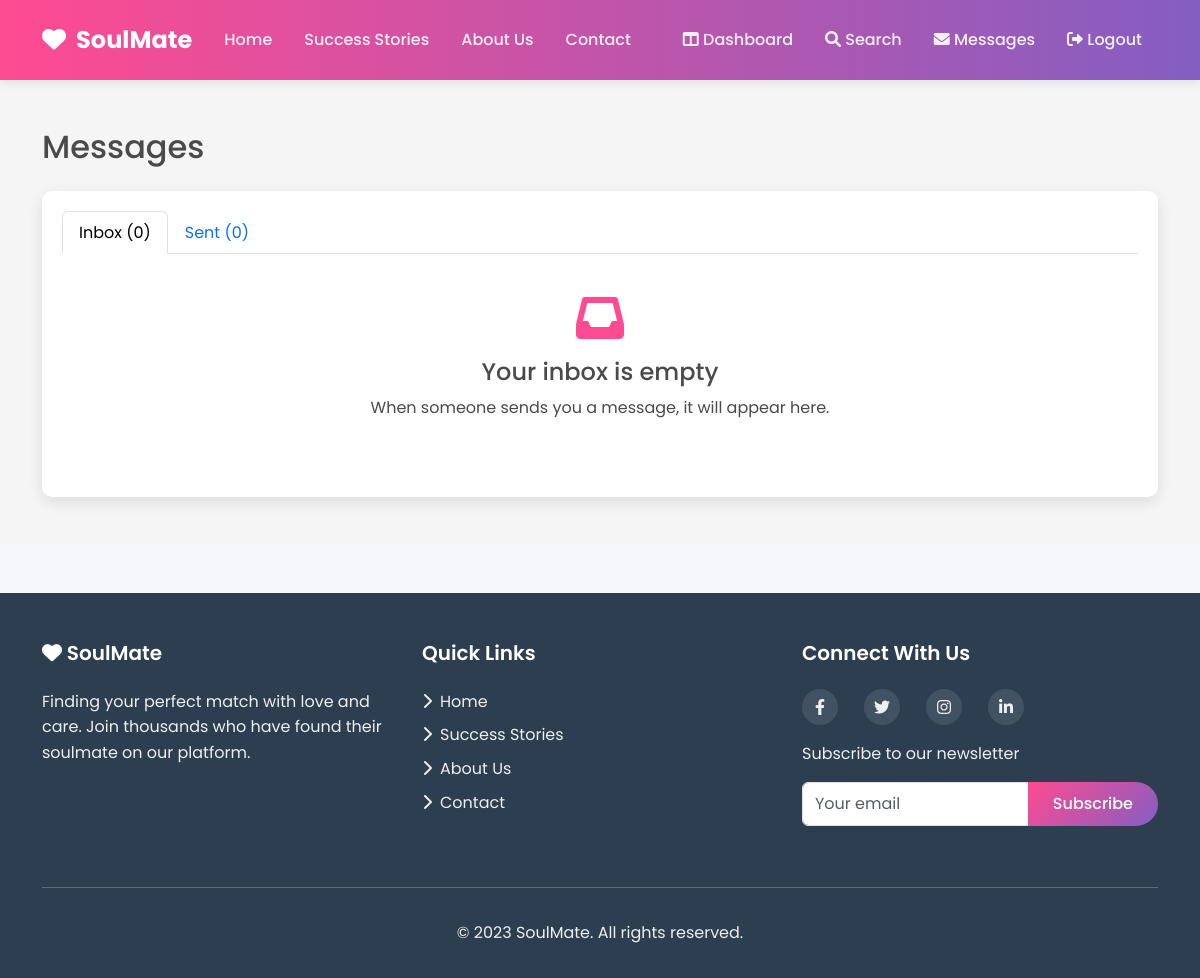
Page /messages (signed in) on the earlier database version.
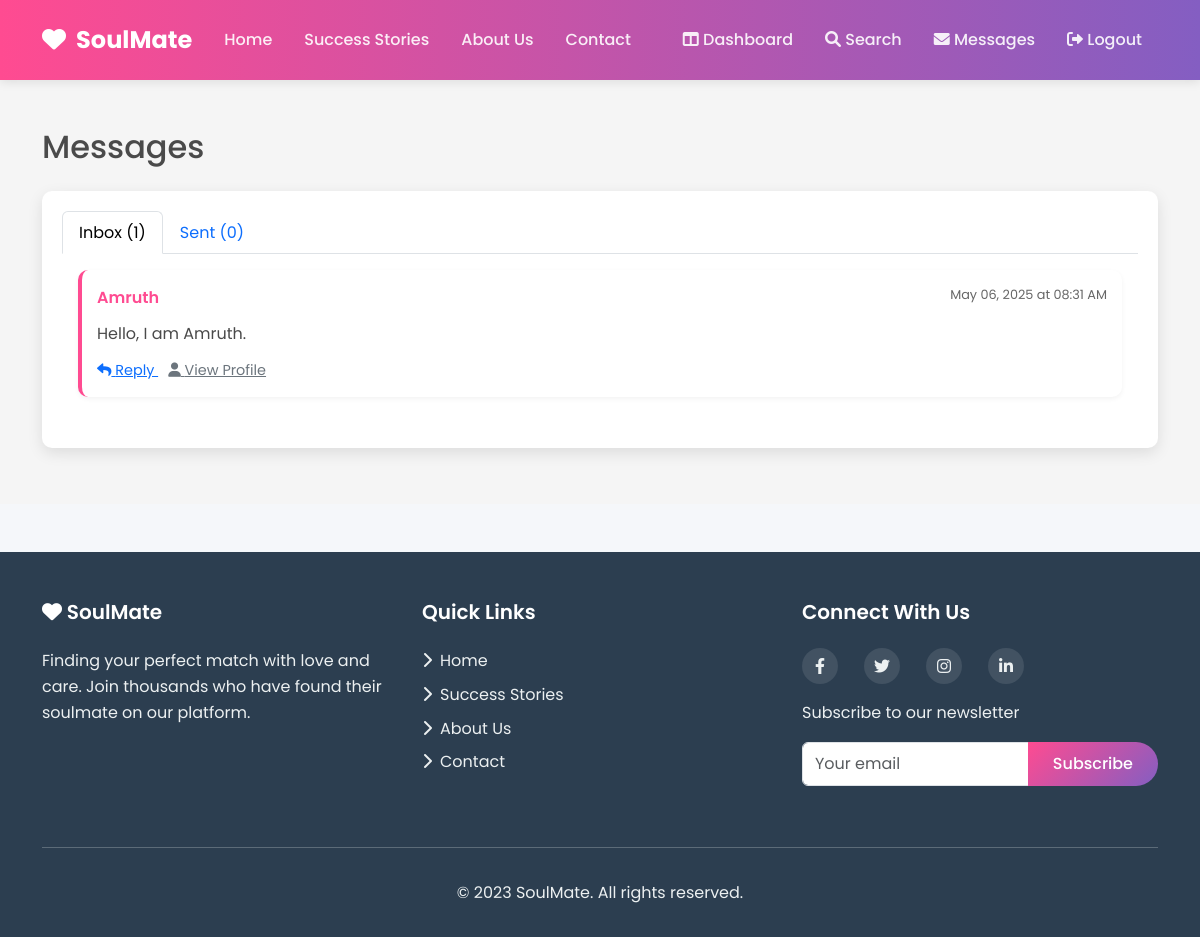
Same page on the later database version.
### app.py (models this page shows)
class Message(db.Model):
    id = db.Column(db.Integer, primary_key=True)
    sender_id = db.Column(db.Integer, db.ForeignKey('user.id'), nullable=False)
    recipient_id = db.Column(db.Integer, db.ForeignKey('user.id'), nullable=False)
    content = db.Column(db.Text, nullable=False)
    timestamp = db.Column(db.DateTime, default=datetime.utcnow)
    is_read = db.Column(db.Boolean, default=False)

class User(db.Model):
    id = db.Column(db.Integer, primary_key=True)
    username = db.Column(db.String(80), unique=True, nullable=False)
    email = db.Column(db.String(120), unique=True, nullable=False)
    password = db.Column(db.String(200), nullable=False)
    created_at = db.Column(db.DateTime, default=datetime.utcnow)
    profile = db.relationship('Profile', backref='user', uselist=False)
    sent_messages = db.relationship('Message', backref='sender', foreign_keys='Message.sender_id')
    received_messages = db.relationship('Message', backref='recipient', foreign_keys='Message.recipient_id')

### app.py (the view)
@app.route('/messages')
def messages():
    if 'user_id' not in session:
        return redirect(url_for('login'))
    user_id = session['user_id']
    received = Message.query.filter_by(recipient_id=user_id).order_by(Message.timestamp.desc()).all()
    sent = Message.query.filter_by(sender_id=user_id).order_by(Message.timestamp.desc()).all()
    for message in received:
        if not message.is_read:
            message.is_read = True
    db.session.commit()
    return render_template('messages.html', received=received, sent=sent)

### templates/messages.html (shortened to what this page needs)
{% extends 'base.html' %}
{% block content %}
<section class="messages-section py-5">
    <div class="container">
        <h2 class="mb-4">Messages</h2>
        <div class="message-tabs">
            <ul class="nav nav-tabs" id="messageTab" role="tablist">
                <li class="nav-item" role="presentation">
                    <button class="nav-link active" id="inbox-tab" data-bs-toggle="tab" data-bs-target="#inbox" type="button" role="tab" aria-controls="inbox" aria-selected="true">
                        Inbox ({{ received|length }})
                    </button>
                </li>
                <li class="nav-item" role="presentation">
                    <button class="nav-link" id="sent-tab" data-bs-toggle="tab" data-bs-target="#sent" type="button" role="tab" aria-controls="sent" aria-selected="false">
                        Sent ({{ sent|length }})
                    </button>
                </li>
            </ul>
            <div class="tab-content p-3" id="messageTabContent">
                <div class="tab-pane fade show active" id="inbox" role="tabpanel" aria-labelledby="inbox-tab">
                    {% if received %}
                        {% for message in received %}
                            <div class="message-item">
                                <div class="message-header">
                                    <div class="message-sender">
                                        {{ message.sender.username }}
                                    </div>
                                    <div class="message-time">
                                        {{ message.timestamp.strftime('%b %d, %Y at %I:%M %p') }}
                                    </div>
                                </div>
                                <div class="message-content">
                                    {{ message.content }}
                                </div>
                                <div class="message-actions">
                                    <a href="{{ url_for('send_message', recipient_id=message.sender_id) }}" class="text-primary">
                                        <i class="fas fa-reply"></i> Reply
                                    </a>
                                    <a href="{{ url_for('view_profile', user_id=message.sender_id) }}" class="text-secondary">
                                        <i class="fas fa-user"></i> View Profile
                                    </a>
                                </div>
                            </div>
                        {% endfor %}
                    {% else %}
                        <div class="text-center py-4">
                            <i class="fas fa-inbox fa-3x mb-3" style="color: var(--primary-color);"></i>
                            <h4>Your inbox is empty</h4>
                            <p>When someone sends you a message, it will appear here.</p>
                        </div>
                    {% endif %}
                </div>
            </div>
        </div>
    </div>
</section>
{% endblock %}

### templates/base.html (shortened to what this page needs)
<!DOCTYPE html>
<html lang="en">
<head>
    <link rel="stylesheet" href="https://cdn.jsdelivr.net/npm/bootstrap@5.3.0/dist/css/bootstrap.min.css">
    <link rel="stylesheet" href="https://cdnjs.cloudflare.com/ajax/libs/font-awesome/6.0.0-beta3/css/all.min.css">
    <link rel="stylesheet" href="{{ url_for('static', filename='css/style.css') }}">
</head>
<body>
    <nav class="navbar navbar-expand-lg navbar-dark">
        <div class="container">
            <a class="navbar-brand" href="{{ url_for('home') }}">
                <i class="fas fa-heart"></i> SoulMate
            </a>
            <div class="collapse navbar-collapse" id="navbarNav">
                <ul class="navbar-nav me-auto">
                    <li class="nav-item">
                        <a class="nav-link" href="{{ url_for('home') }}">Home</a>
                    </li>
                    <li class="nav-item">
                        <a class="nav-link" href="{{ url_for('success_stories') }}">Success Stories</a>
                    </li>
                    <li class="nav-item">
                        <a class="nav-link" href="{{ url_for('about') }}">About Us</a>
                    </li>
                    <li class="nav-item">
                        <a class="nav-link" href="{{ url_for('contact') }}">Contact</a>
                    </li>
                </ul>
                <ul class="navbar-nav">
                    {% if 'user_id' in session %}
                        <li class="nav-item">
                            <a class="nav-link" href="{{ url_for('dashboard') }}">
                                <i class="fas fa-columns"></i> Dashboard
                            </a>
                        </li>
                        <li class="nav-item">
                            <a class="nav-link" href="{{ url_for('search') }}">
                                <i class="fas fa-search"></i> Search
                            </a>
                        </li>
                        <li class="nav-item">
                            <a class="nav-link" href="{{ url_for('messages') }}">
                                <i class="fas fa-envelope"></i> Messages
                                {% if session.get('user_id') %}
                                    {% set unread = get_unread_count() if get_unread_count is defined else 0 %}
                                    {% if unread > 0 %}
                                        <span class="badge bg-danger rounded-pill">{{ unread }}</span>
                                    {% endif %}
                                {% else %}
                                    {% set unread = 0 %}
                                {% endif %}
                            </a>
                        </li>
                        <li class="nav-item">
                            <a class="nav-link" href="{{ url_for('logout') }}">
                                <i class="fas fa-sign-out-alt"></i> Logout
                            </a>
                        </li>
                    {% endif %}
                </ul>
            </div>
        </div>
    </nav>
    <main>
        {% block content %}{% endblock %}
    </main>
    <footer class="footer mt-5">
        <div class="container">
            <div class="row">
                <div class="col-md-4 mb-4">
                    <h5><i class="fas fa-heart"></i> SoulMate</h5>
                    <p>Finding your perfect match with love and care. Join thousands who have found their soulmate on our platform.</p>
                </div>
                <div class="col-md-4 mb-4">
                    <h5>Quick Links</h5>
                    <ul class="list-unstyled">
                        <li><a href="{{ url_for('home') }}"><i class="fas fa-chevron-right me-2"></i>Home</a></li>
                        <li><a href="{{ url_for('success_stories') }}"><i class="fas fa-chevron-right me-2"></i>Success Stories</a></li>
                        <li><a href="{{ url_for('about') }}"><i class="fas fa-chevron-right me-2"></i>About Us</a></li>
                        <li><a href="{{ url_for('contact') }}"><i class="fas fa-chevron-right me-2"></i>Contact</a></li>
                    </ul>
                </div>
                <div class="col-md-4 mb-4">
                    <h5>Connect With Us</h5>
                    <div class="social-icons">
                        <a href="#"><i class="fab fa-facebook-f"></i></a>
                        <a href="#"><i class="fab fa-twitter"></i></a>
                        <a href="#"><i class="fab fa-instagram"></i></a>
                        <a href="#"><i class="fab fa-linkedin-in"></i></a>
                    </div>
                    <p class="mt-3">Subscribe to our newsletter</p>
                    <div class="input-group">
                        <input type="email" class="form-control" placeholder="Your email">
                        <button class="btn btn-primary" type="button">Subscribe</button>
                    </div>
                </div>
            </div>
            <hr>
            <div class="text-center">
                <p>&copy; 2023 SoulMate. All rights reserved.</p>
            </div>
        </div>
    </footer>
</body>
</html>

### static/css/style.css (style rules this page uses)
:root { --primary-color: #e83e8c; --secondary-color: #6f42c1; --accent-color: #fd7e14; --light-pink: #fce4ec; --dark-pink: #d81b60; --light-purple: #f3e5f5; --text-color: #333; --light-text: #f8f9fa; --border-radius: 10px; --box-shadow: 0 5px 15px rgba(0, 0, 0, 0.1); }
body { font-family: 'Poppins', sans-serif; color: var(--text-color); background-color: #f9f9f9; line-height: 1.6; }
.navbar { background: linear-gradient(135deg, var(--primary-color), var(--secondary-color)); padding: 15px 0; }
.navbar-brand { font-weight: 700; font-size: 1.5rem; }
.navbar-brand i { margin-right: 5px; }
.navbar-dark .navbar-nav .nav-link { color: rgba(255, 255, 255, 0.85); font-weight: 500; padding: 0.5rem 1rem; transition: all 0.3s ease; }
.messages-section { background-color: #f5f5f5; min-height: calc(100vh - 76px - 300px); }
.message-tabs { background-color: white; border-radius: var(--border-radius); padding: 20px; box-shadow: var(--box-shadow); }
.message-item { background-color: white; border-radius: var(--border-radius); padding: 15px; margin-bottom: 15px; box-shadow: 0 2px 5px rgba(0, 0, 0, 0.05); border-left: 4px solid var(--primary-color); }
.message-header { display: flex; justify-content: space-between; margin-bottom: 10px; }
.message-sender { font-weight: 600; color: var(--primary-color); }
.message-time { font-size: 0.8rem; color: #666; }
.message-content { margin-bottom: 10px; }
.message-actions a { margin-right: 10px; font-size: 0.9rem; }
.footer { background-color: #343a40; color: white; }
.footer h5 { color: var(--primary-color); margin-bottom: 20px; font-weight: 600; }
.footer a { color: rgba(255, 255, 255, 0.7); text-decoration: none; transition: color 0.3s ease; }
.social-icons a { display: inline-block; width: 40px; height: 40px; background-color: rgba(255, 255, 255, 0.1); border-radius: 50%; text-align: center; line-height: 40px; margin-right: 10px; transition: all 0.3s ease; }
.btn-primary { background: linear-gradient(135deg, var(--primary-color), var(--secondary-color)); border: none; border-radius: 30px; padding: 10px 25px; font-weight: 500; transition: all 0.3s ease; }

### templates/base.html (style rules this page uses)
:root { --primary-color: #FF4B91; --secondary-color: #845EC2; --light-color: #f8f9fa; --dark-color: #212529; --success-color: #28a745; --danger-color: #dc3545; --warning-color: #ffc107; --info-color: #17a2b8; }
body { font-family: 'Poppins', sans-serif; background-color: #f5f7fa; color: #4a4a4a; }
.navbar { background: linear-gradient(to right, var(--primary-color), var(--secondary-color)); padding: 1rem; box-shadow: 0 2px 10px rgba(0, 0, 0, 0.1); }
.navbar-brand { font-weight: 700; font-size: 1.5rem; color: white !important; }
.navbar-brand i { color: white; margin-right: 5px; }
.navbar-nav .nav-link { color: rgba(255, 255, 255, 0.9) !important; font-weight: 500; padding: 0.5rem 1rem; transition: all 0.3s ease; }
.footer { background-color: #2c3e50; color: #ecf0f1; padding: 3rem 0 1rem; }
.footer h5 { color: white; font-weight: 600; margin-bottom: 1.5rem; }
.footer ul li { margin-bottom: 0.5rem; }
.footer a { color: #ecf0f1; text-decoration: none; transition: color 0.3s ease; }
.social-icons { display: flex; gap: 1rem; }
.social-icons a { display: flex; align-items: center; justify-content: center; width: 36px; height: 36px; background-color: rgba(255, 255, 255, 0.1); border-radius: 50%; transition: all 0.3s ease; }
.footer hr { margin: 2rem 0; background-color: rgba(255, 255, 255, 0.1); }
.btn-primary { background-color: var(--primary-color); border-color: var(--primary-color); }

Differences in the rows shown:
added Message: sender.username "Amruth", timestamp "May 06, 2025 at 08:31 AM", content "Hello, I am Amruth."
Other differences:
{{ received|length }}: "0" → "1"
text no longer shown: "Your inbox is empty When someone sends you a message, it will appear here."
